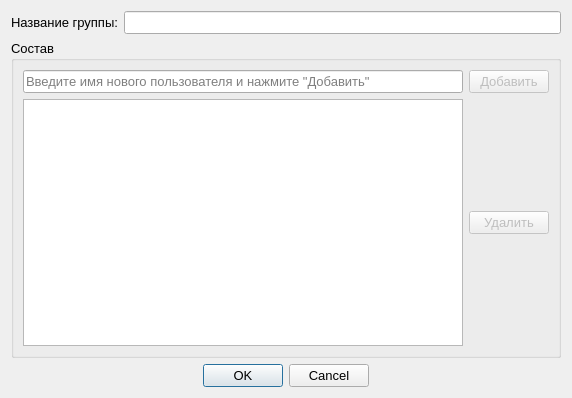
<?xml version="1.0" encoding="UTF-8"?>
<ui version="4.0">
 <class>GroupDialog</class>
 <widget class="QDialog" name="GroupDialog">
  <property name="geometry">
   <rect>
    <x>0</x>
    <y>0</y>
    <width>572</width>
    <height>398</height>
   </rect>
  </property>
  <property name="font">
   <font>
    <pointsize>10</pointsize>
   </font>
  </property>
  <property name="windowTitle">
   <string>Настройки группы</string>
  </property>
  <property name="windowIcon">
   <iconset>
    <normalon>:/icons/group.png</normalon>
   </iconset>
  </property>
  <layout class="QVBoxLayout" name="verticalLayout_2">
   <item>
    <layout class="QHBoxLayout" name="horizontalLayout">
     <item>
      <widget class="QLabel" name="label">
       <property name="text">
        <string>Название группы:</string>
       </property>
      </widget>
     </item>
     <item>
      <widget class="QLineEdit" name="nameEdit"/>
     </item>
    </layout>
   </item>
   <item>
    <widget class="QGroupBox" name="groupBox">
     <property name="title">
      <string>Состав</string>
     </property>
     <layout class="QVBoxLayout" name="verticalLayout">
      <item>
       <layout class="QHBoxLayout" name="horizontalLayout_2">
        <item>
         <widget class="QLineEdit" name="userNameEdit">
          <property name="placeholderText">
           <string>Введите имя нового пользователя и нажмите &quot;Добавить&quot;</string>
          </property>
         </widget>
        </item>
        <item>
         <widget class="QPushButton" name="addButton">
          <property name="enabled">
           <bool>false</bool>
          </property>
          <property name="text">
           <string>Добавить</string>
          </property>
          <property name="icon">
           <iconset>
            <normalon>:/icons/add.png</normalon>
           </iconset>
          </property>
         </widget>
        </item>
       </layout>
      </item>
      <item>
       <layout class="QHBoxLayout" name="horizontalLayout_3">
        <item>
         <widget class="QListWidget" name="listWidget">
          <property name="font">
           <font>
            <pointsize>10</pointsize>
           </font>
          </property>
         </widget>
        </item>
        <item>
         <widget class="QPushButton" name="removeButton">
          <property name="enabled">
           <bool>false</bool>
          </property>
          <property name="text">
           <string>Удалить</string>
          </property>
          <property name="icon">
           <iconset>
            <normalon>:/icons/remove.png</normalon>
           </iconset>
          </property>
         </widget>
        </item>
       </layout>
      </item>
     </layout>
    </widget>
   </item>
   <item>
    <widget class="QDialogButtonBox" name="buttonBox">
     <property name="orientation">
      <enum>Qt::Horizontal</enum>
     </property>
     <property name="standardButtons">
      <set>QDialogButtonBox::Cancel|QDialogButtonBox::Ok</set>
     </property>
     <property name="centerButtons">
      <bool>true</bool>
     </property>
    </widget>
   </item>
  </layout>
 </widget>
 <resources/>
 <connections>
  <connection>
   <sender>buttonBox</sender>
   <signal>accepted()</signal>
   <receiver>GroupDialog</receiver>
   <slot>accept()</slot>
   <hints>
    <hint type="sourcelabel">
     <x>248</x>
     <y>254</y>
    </hint>
    <hint type="destinationlabel">
     <x>157</x>
     <y>274</y>
    </hint>
   </hints>
  </connection>
  <connection>
   <sender>buttonBox</sender>
   <signal>rejected()</signal>
   <receiver>GroupDialog</receiver>
   <slot>reject()</slot>
   <hints>
    <hint type="sourcelabel">
     <x>316</x>
     <y>260</y>
    </hint>
    <hint type="destinationlabel">
     <x>286</x>
     <y>274</y>
    </hint>
   </hints>
  </connection>
 </connections>
</ui>
